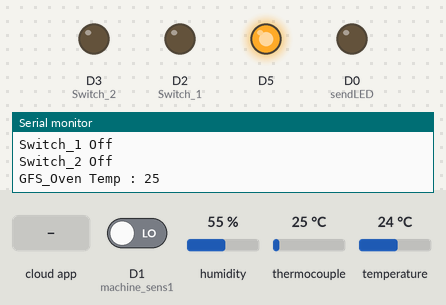
The sketch below on a simulated ESP8266 (NodeMCU). Shown: output pins drawn as LEDs (lit = HIGH), the last lines printed to the serial monitor. Inputs (shaded band) come from the test bench; at power-on: D1 (machine_sens1) LOW, humidity 55 %, thermocouple 25 °C, temperature 24 °C. WiFi joins after 1.5 s; servers stay silent unless stated; the Firebase database answers and starts empty.

Above: at 4.3 s.
4.4 s: the phone or cloud app sets cDeviceStatus to 1
At 6.1 s:
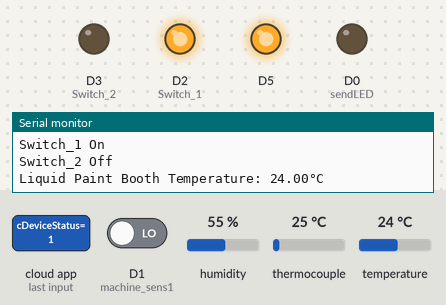
16.9 s: the phone or cloud app sets cDeviceStatus to 1
At 17.61 s:
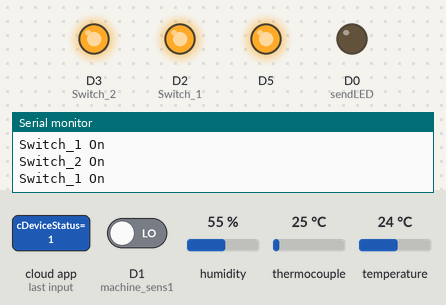
20.4 s: the phone or cloud app sets cDeviceStatus to 0
At 21.5 s:
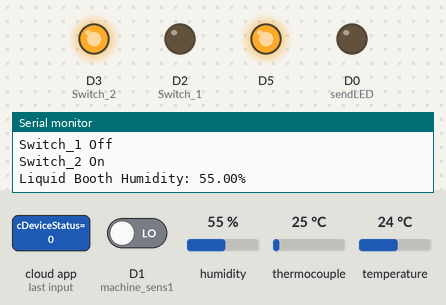
Timing chart, 0 to 38.6 s (numbered marks = the images above; inputs shaded):
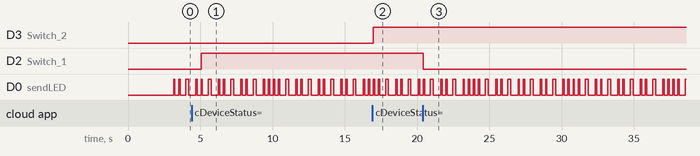

Measured:
- after the input at 4.4 s, D2 (Switch_1): LOW → HIGH after 0.65 s
- after the input at 16.9 s, D3 (Switch_2): LOW → HIGH after 0.07 s
- after the input at 20.4 s, D2 (Switch_1): HIGH → LOW at once
- by itself, D0 (sendLED): moves between LOW and HIGH, repeating every 6.9 s

The sketch:

Shop_Hub_ESP_Liquid_Side.ino
```cpp
//390-Arduino Code - Liquid Side
//Chris Torossian

#include "max6675.h"
#include <DHT.h>
#include <DHT_U.h>
#include <FirebaseArduino.h>
#include <ESP8266WiFi.h>
#define DEBUG_ON


//-----------Wifi Settings
const char* WIFI_SSID = "Oo oo oo";
const char* WIFI_PASSWORD = "Jeep5114";

//----------FireBase Settings
const char* FIREBASE_HOST = "coen390-52424.firebaseio.com";
const char* FIREBASE_AUTH = "rtsrO8xdfZjJybFKltxYTYItkxKDYhAum0h74XKD";

//----------Thermocouple Oven
#define thermoDO1 D8
#define thermoCS1 D7
#define thermoCLK1 D6
MAX6675 thermocouple1(thermoCLK1, thermoCS1, thermoDO1);

//------------DHT 22 sensors (temp+humidity)
#define DHTTYPE1    DHT22
#define DHTPIN1 D4

//------------Logic sensors
#define machine_sens1 D1

//-----------RELAY
#define Switch_1 D2
#define Switch_2 D3
//---SEND LED
#define sendLED D0
DHT_Unified dht1(DHTPIN1, DHTTYPE1);
uint32_t delayMS;


//----------------------------Global Variables
//---------thermocouple temps
int temp1;
//----------dht22 temp
int temp2;
//----------dht22 humidity
int humidity1;
//----------Logic sensor (On/Off)
bool machine1;

//-----------Database Paths
String GFS_Temp_Path = "machines/GFS_Oven/temperature";
String Liquid_Temp_Path = "machines/Liquid_Booth/temperature";
String Liquid_Hum_Path = "machines/Liquid_Booth/humidity";
String GFS_Status_Path = "machines/GFS_Oven/machineStatus";


//---------------------------------Setup-----------------------------------//

void setup() {

Serial.begin(9600);

Serial.println("- - - System On Bitches - - -");
Serial.println("- - - We are in the setup loop - - -");

connectWiFi();

Serial.println("Connecting to Firebase ");
Firebase.begin(FIREBASE_HOST, FIREBASE_AUTH);

dht1.begin();

temp1 = 0;
temp2 = 0;
humidity1 = 0;
pinMode(machine_sens1, INPUT);
machine1 = bool(digitalRead(machine_sens1));
pinMode(Switch_1, OUTPUT); digitalWrite(Switch_1, LOW);
pinMode(Switch_2, OUTPUT); digitalWrite(Switch_2, LOW);
//Using this output as a power source for the DHT-22 Sensor
pinMode(D5, OUTPUT); digitalWrite(D5, HIGH);
pinMode(sendLED, OUTPUT); digitalWrite(sendLED, LOW);

sensor_t sensor1;
dht1.temperature().getSensor(&sensor1);
dht1.humidity().getSensor(&sensor1);

Serial.println("- - - We are leaving the setup loop - - - ");
// wait for MAX chip to stabilize

delay(1000);

}

//------------------------Loop--------------------------------//

void loop() {
 // No switches on this one for now getFirebase();
 //If we do get switches, call them Switch_3 & Switch_4
  getFirebase();
  getsensordata();

}

//------------------------Connect Wifi--------------------------------//

  void connectWiFi() {
  WiFi.begin(WIFI_SSID, WIFI_PASSWORD);
  Serial.print("connecting");
  while (WiFi.status() != WL_CONNECTED) {
    Serial.print(".");
    digitalWrite(sendLED, HIGH);
    delay(200);
    digitalWrite(sendLED, LOW);
    delay(500);
  }
  Serial.println();
  Serial.print("connected: ");
  Serial.println(WiFi.localIP());

}

//-------------------------SetValueToDatabse---SetBoolFirebase----------------------------//

void setValueFirebase(String path, int value){
  int trial = 1;
  Firebase.set(path, value);
  digitalWrite(sendLED, HIGH);
  delay(200);
  digitalWrite(sendLED, LOW);
  delay(500);
  while(Firebase.failed() && trial < 4){
    Serial.print("Error Setting value ");
    Serial.println(path);
    Firebase.set(path, value);
    trial++;
    }
    getFirebase();
}

void setBoolFirebase(String path, bool value){
  int trial = 1;
  Firebase.setBool(path, value);
  digitalWrite(sendLED, HIGH);
  delay(200);
  digitalWrite(sendLED, LOW);
  delay(500);
  while(Firebase.failed() && trial < 4){
    Serial.print("Error Setting value ");
    Serial.println(path);
    Firebase.set(path, value);
    trial++;
    }
    getFirebase();
}


//------------------------getFirebaseData--------------------------------//

void getFirebase(){
  digitalWrite(sendLED, HIGH);
  delay(100);
  digitalWrite(sendLED, LOW);
  delay(100);
     if(Firebase.getBool("cDevices/Switch 1/cDeviceStatus"))
   {
      Serial.println("Switch_1 On");
      digitalWrite(Switch_1, HIGH);
   }
   else
   {
      Serial.println("Switch_1 Off");
      digitalWrite(Switch_1, LOW);
   }
  digitalWrite(sendLED, HIGH);
  delay(100);
  digitalWrite(sendLED, LOW);
  delay(100);
   if(Firebase.getBool("cDevices/Switch 2/cDeviceStatus"))
   {
      Serial.println("Switch_2 On");
      digitalWrite(Switch_2, HIGH);
   }
     else
   {
      Serial.println("Switch_2 Off");
      digitalWrite(Switch_2, LOW);
   }

 }

//-----------------------------GetSensorData---------------------------//

void getsensordata(){

 //------------------get thermocoupe data

 if(isnan(thermocouple1.readFahrenheit())) {
    Serial.println("Error Reading GFS Oven Temp");
  }
  else  {
    temp1 = thermocouple1.readCelsius();
    Serial.print("GFS_Oven Temp : "); Serial.println(temp1);
    setValueFirebase(GFS_Temp_Path, temp1);
   }


  //---------------get dht data
 sensors_event_t event1;
 dht1.temperature().getEvent(&event1);

 if (isnan(event1.temperature)) {
    Serial.println(F("Error reading Liquid Booth Temp."));
  }
  else{
    temp2 = event1.temperature;
    Serial.print(F("Liquid Paint Booth Temperature: ")); Serial.print(event1.temperature); Serial.println(F("°C"));
    setValueFirebase(Liquid_Temp_Path, temp2);
    }

 dht1.humidity().getEvent(&event1);

 if (isnan(event1.relative_humidity)) {
    Serial.println(F("Error reading Liquid Booth humidity!"));
 }
 else {
    humidity1 = event1.relative_humidity;
    Serial.print(F("Liquid Booth Humidity: ")); Serial.print(event1.relative_humidity); Serial.println(F("%"));
    setValueFirebase(Liquid_Hum_Path, humidity1);
  }

 //--------------------get machine data

 machine1 = bool(digitalRead(machine_sens1));
 Serial.print("GFS Oven Status: ");

 if(machine1 == true){
   Serial.println("On");
   setBoolFirebase(GFS_Status_Path, true);
  }
  else{
    Serial.println("Off");
    setBoolFirebase(GFS_Status_Path, false);
  }
}
```
